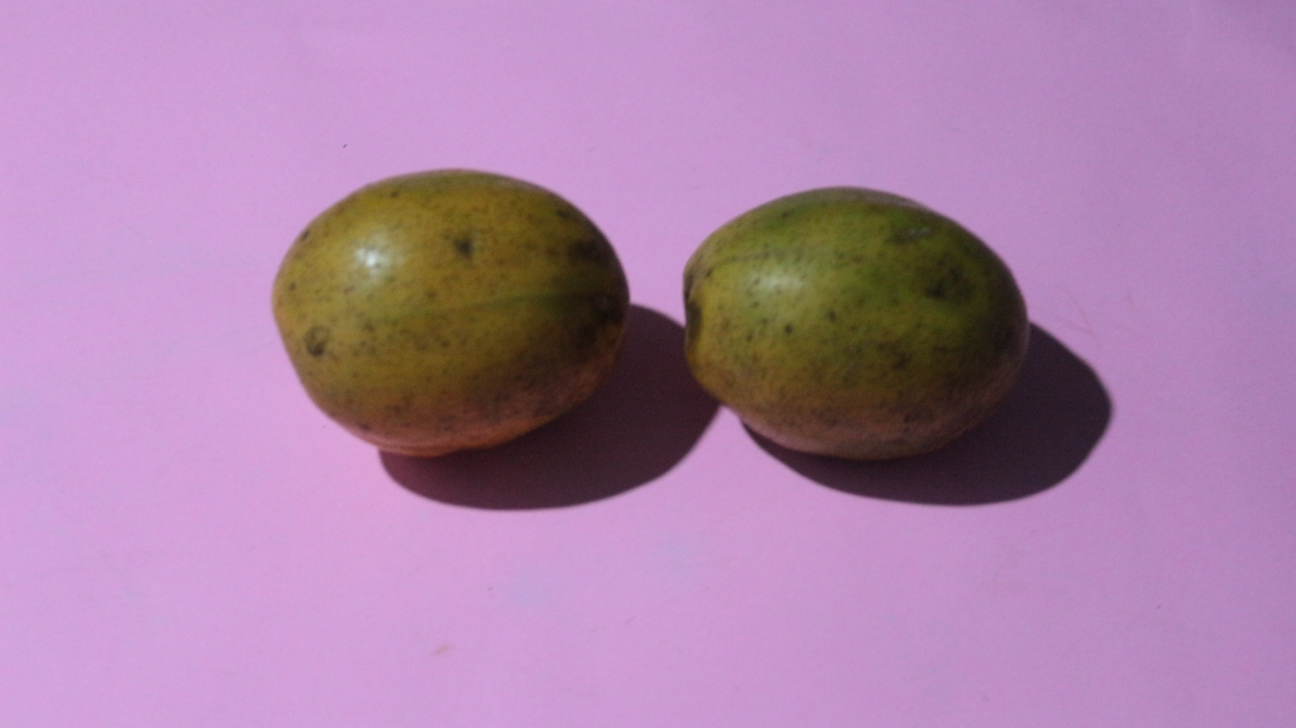
#> input picture datasets/ambarella044.JPG, 2592 x 1456 px (shown at 1/2 size); its folder holds 4 pictures in this run
$ jupyter execute --allow-errors main.ipynb
#> lines starting #> are read from the running program, lines starting #| are printed output that depends on the picture; after the words box and inside, x2 and y2 are one past the last pixel; in counts of white or black regions, pixels touching at a corner belong together
#> (reads datasets/labels.json from the repository)
#> further down, img is the input picture: shape (1456, 2592, 3); mean B, G, R 168, 130.4, 171.9
[cell 1]
import cv2
import numpy as np
import json
import pandas as pd
from matplotlib import pyplot as plt

# Define Image Data Structure

[cell 2]
class ImageData:
    def __init__(self, filename, img, actual_polygons):
#> called with filename = 'ambarella044.JPG'
        self.filename = filename
        self.img = img
        self.watershed_iou = 0
        self.improved_watershed_iou = 0
        self.kmeans_iou = 0
        self.actual_mask = np.zeros(self.img.shape[:2], np.uint8)
        self.watershed_mask = np.zeros(self.img.shape[:2], np.uint8)
        self.improved_watershed_mask = np.zeros(self.img.shape[:2], np.uint8)
        for index, polygon in enumerate(actual_polygons):
            cv2.fillPoly(self.actual_mask, [polygon], index + 1)

    def add_watershed_mask(self, watershed_mask):
        self.watershed_mask = cv2.bitwise_or(
            self.watershed_mask, watershed_mask)

    def add_improved_watershed_mask(self, improved_watershed_mask):
        self.improved_watershed_mask = cv2.bitwise_or(
            self.improved_watershed_mask, improved_watershed_mask)

    def show(self):
        plt.imshow(self.img)
        plt.show()

    def show_image(self, image):
        plt.imshow(image)
        plt.show()

    def show_comparison(self):
        _, ax = plt.subplots(1, 4, figsize=(12, 4))
        ax[0].imshow(self.img)
        ax[0].set_title("Original Image", fontsize=10)
        ax[1].imshow(self.actual_mask)
        ax[1].set_title("Actual Segment", fontsize=10)
        ax[2].imshow(self.watershed_mask)
        ax[2].set_title("Watershed Segment", fontsize=10)
        ax[3].imshow(self.improved_watershed_mask)
        ax[3].set_title("Improved Watershed Segment", fontsize=10)
        plt.show()

    def calculate_iou(self):
        intersection = cv2.bitwise_and(
            self.actual_mask, self.watershed_mask)
        union = cv2.bitwise_or(self.actual_mask, self.watershed_mask)
        iou = cv2.countNonZero(intersection) / cv2.countNonZero(union)
        self.watershed_iou = iou

        intersection = cv2.bitwise_and(
            self.actual_mask, self.improved_watershed_mask)
        union = cv2.bitwise_or(self.actual_mask, self.improved_watershed_mask)
        iou = cv2.countNonZero(intersection) / cv2.countNonZero(union)
        self.improved_watershed_iou = iou

# Load the Datasets

[cell 3]
# Initialize empty list of image data
image_datas = []

# Load labels from JSON
labels = json.load(open('datasets/labels.json'))

# Load image data
#> (the rest of this cell did not finish here and is left out)

# Watershed Segmentation

[cell 4]
for image_data in image_datas:
    image = image_data.img.copy()
    gray = cv2.cvtColor(image, cv2.COLOR_BGR2GRAY)

    # Menggunakan threshold untuk menentukan batas objek
    _, thresh = cv2.threshold(gray, 120, 255, cv2.THRESH_BINARY)

    # Menerapkan transformasi morfologi untuk membersihkan gambar
    kernel = np.ones((3, 3), np.uint8)
    opening = cv2.morphologyEx(thresh, cv2.MORPH_OPEN, kernel, iterations=2)

    # Mengaplikasikan operasi sure background area
    sure_bg = cv2.dilate(opening, kernel, iterations=3)

    # Menemukan sure foreground area menggunakan transformasi distansi
    dist_transform = cv2.distanceTransform(opening, cv2.DIST_L2, 5)
    ret, sure_fg = cv2.threshold(
        dist_transform, 0.7 * dist_transform.max(), 255, 0)

    # Mencari unknown region
    sure_fg = np.uint8(sure_fg)
    unknown = cv2.subtract(sure_bg, sure_fg)

    # Membuat label untuk komponen yang terhubung
    ret, markers = cv2.connectedComponents(sure_fg)

    # Menambahkan 1 ke setiap label sehingga menjadi 1, bukan 0
    markers = markers + 1

    # Menandai area tidak pasti dengan 0
    markers[unknown == 255] = 0

    # Menerapkan algoritma watershed
    cv2.watershed(image, markers)
    markers = markers - 1
    markers[markers < 0] = 0
    markers[markers != 0] = 254
    markers[markers == 0] = 1
    markers[markers == 254] = 0

    image_data.add_watershed_mask(np.array(markers, np.uint8))
#> this loop made 1 pass
#> kernel on pass 1: [[1, 1, 1], [1, 1, 1], [1, 1, 1]]
#> pass 1, `_, thresh = cv2.threshold(gray, 120, 255, cv2.THRESH_BINARY)`:
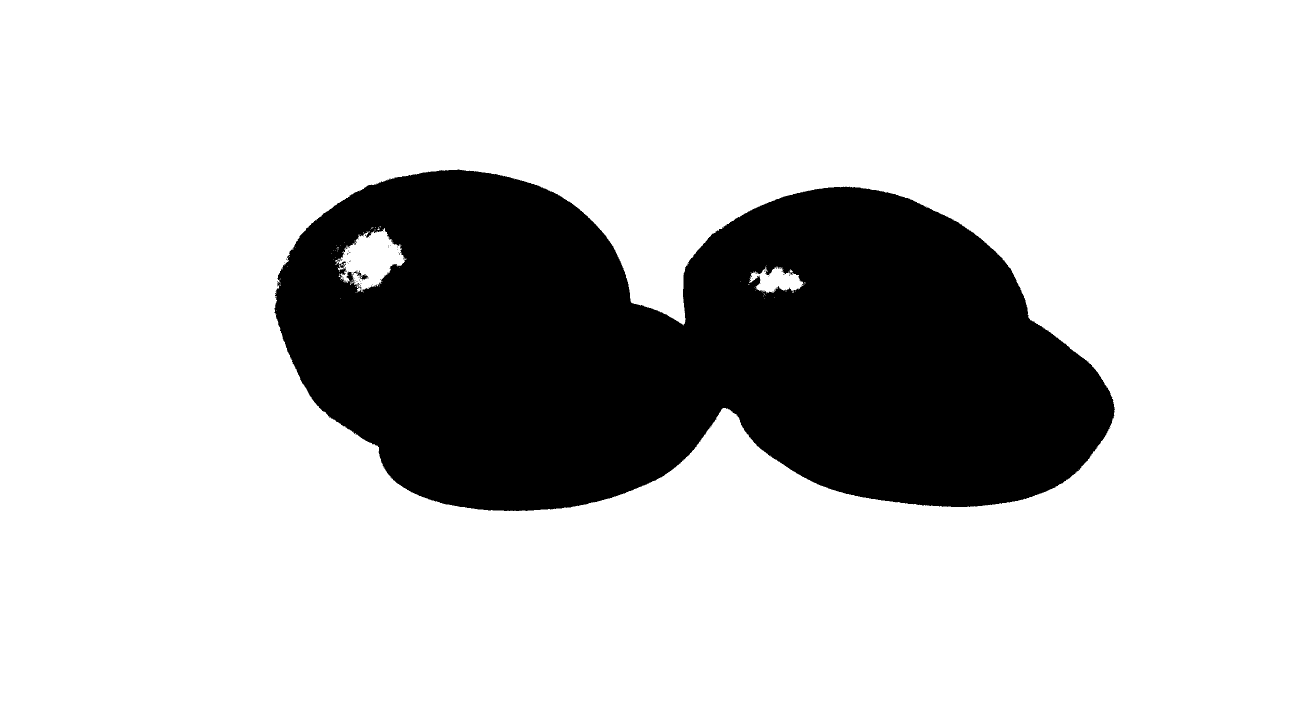
#> thresh: shape (1456, 2592) (shown at 1/2 size); 78.4% white; 60 black regions (59 under 20 px), largest, box (x1, y1, x2, y2) and area: (549, 339, 2230, 1022) 815419
#> after the loop:
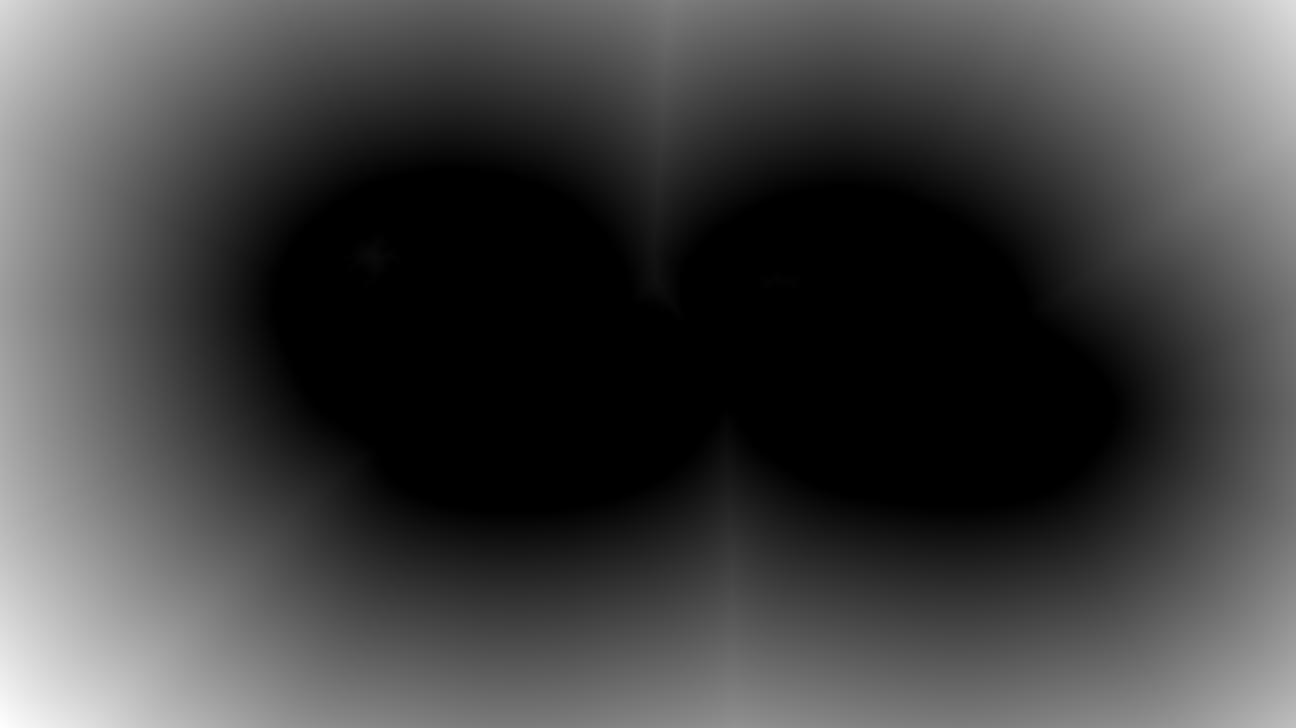
#> dist_transform: shape (1456, 2592) float32 (shown at 1/2 size); min 0, max 894.8, mean 231.9; drawn with min black and max white
#> after the loop: markers: shape (1456, 2592) int32; values 0 (black) and 1 (white), 22.3% white; 1 white region, box (x1, y1, x2, y2) and area: (0, 0, 2592, 1456) 841240
#> after the loop: sure_fg: shape (1456, 2592); 3.4% white; 4 white regions, box (x1, y1, x2, y2) and area: (0, 974, 402, 1456) 82024, (2371, 0, 2592, 252) 25207, (0, 0, 175, 239) 19548, (2518, 1399, 2592, 1456) 2129

# Improved Watershed Segmentation

[cell 5]
for image_data in image_datas:
    image = image_data.img.copy()

    # Convert the image to LAB color space
    lab_image = cv2.cvtColor(image, cv2.COLOR_BGR2LAB)

    # # Extract the L channel (luminance)
    l_channel = lab_image[:, :, 0]

    # Menggunakan threshold untuk menentukan batas objek
    ret, thresh = cv2.threshold(
        l_channel, 0, 255, cv2.THRESH_BINARY_INV + cv2.THRESH_OTSU)

    # Menerapkan transformasi morfologi untuk membersihkan gambar
    kernel = np.ones((3, 3), np.uint8)
    opening = cv2.morphologyEx(thresh, cv2.MORPH_OPEN, kernel, iterations=2)
    close = cv2.morphologyEx(opening, cv2.MORPH_CLOSE, kernel, iterations=2)

    # Mengaplikasikan operasi sure background area
    sure_bg = cv2.dilate(close, kernel, iterations=3)

    # Menemukan sure foreground area menggunakan transformasi distansi
    dist_transform = cv2.distanceTransform(close, cv2.DIST_L2, 5)
    ret, sure_fg = cv2.threshold(
        dist_transform, 0.7 * dist_transform.max(), 255, 0)

    # Mencari unknown region
    sure_fg = np.uint8(sure_fg)
    unknown = cv2.subtract(sure_bg, sure_fg)

    # Membuat label untuk komponen yang terhubung
    ret, markers = cv2.connectedComponents(sure_fg)

    # Menambahkan 1 ke setiap label sehingga menjadi 1, bukan 0
    markers = markers + 1

    # Menandai area tidak pasti dengan 0
    markers[unknown == 255] = 0

    # Menerapkan algoritma watershed
    cv2.watershed(image, markers)
    markers = markers - 1
    markers[markers < 0] = 0

    image_data.add_improved_watershed_mask(np.array(markers, np.uint8))
#> this loop made 1 pass
#> kernel on pass 1: [[1, 1, 1], [1, 1, 1], [1, 1, 1]]
#> close: shape (1456, 2592); 20% white; 16 white regions, largest, box (x1, y1, x2, y2) and area: (569, 341, 2228, 1021) 753306, (572, 562, 605, 619) 1156, (1582, 587, 1608, 617) 293
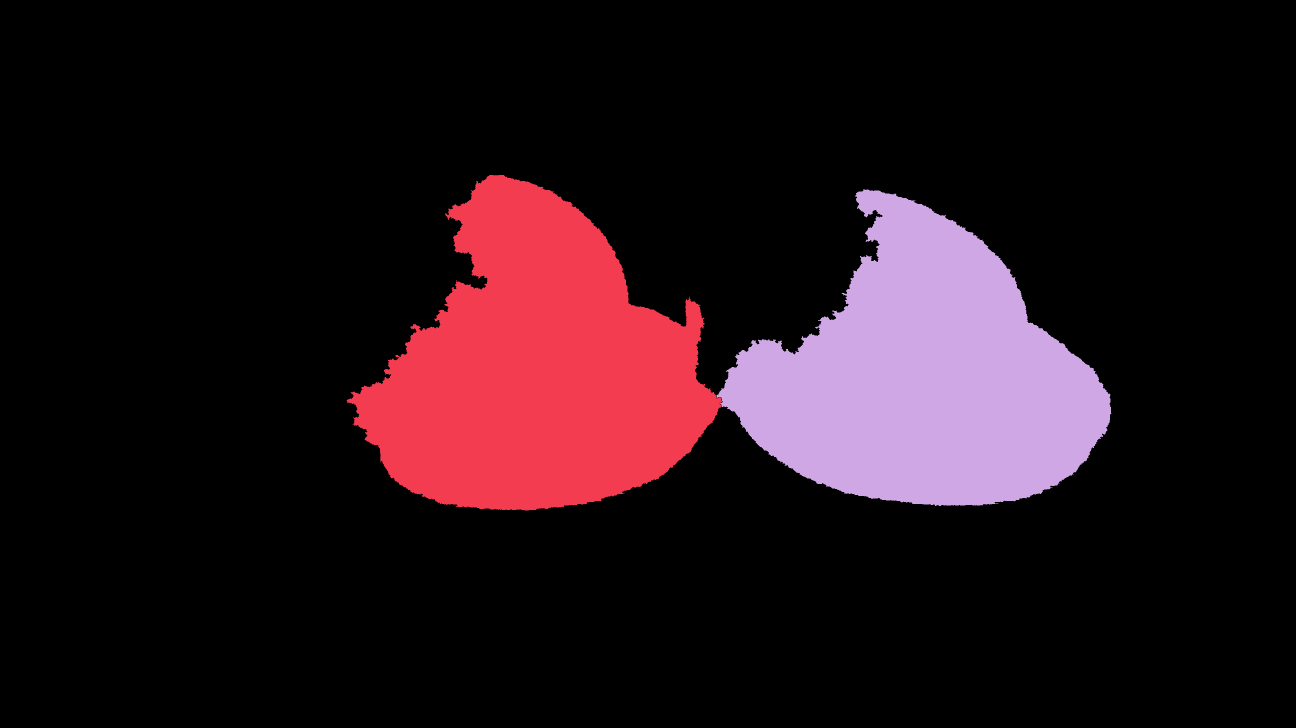
#> markers: shape (1456, 2592) int32 (shown at 1/2 size); 3 distinct labels, from 0 to 2; one colour per label, 0 black
#> sure_bg: shape (1456, 2592); 20.8% white; 13 white regions, largest, box (x1, y1, x2, y2) and area: (566, 338, 2231, 1024) 778601, (569, 559, 608, 622) 1742, (1579, 584, 1611, 620) 665
#> sure_fg: shape (1456, 2592); 1.6% white; 2 white regions, box (x1, y1, x2, y2) and area: (900, 560, 1217, 832) 38132, (1703, 623, 1982, 824) 23891

# Visualize the Results

[cell 6]
for image_data in image_datas:
    image_data.show_comparison()
#> this loop made 1 pass

[cell 7]
iou_results = []
for image_data in image_datas:
    image_data.calculate_iou()
    iou_results.append([image_data.filename,
                        image_data.watershed_iou,
                        image_data.improved_watershed_iou])
#> this loop made 1 pass
#> pass 1, in calculate_iou, `union = cv2.bitwise_or(self.actual_mask, self.improved_watershed_mask)`:
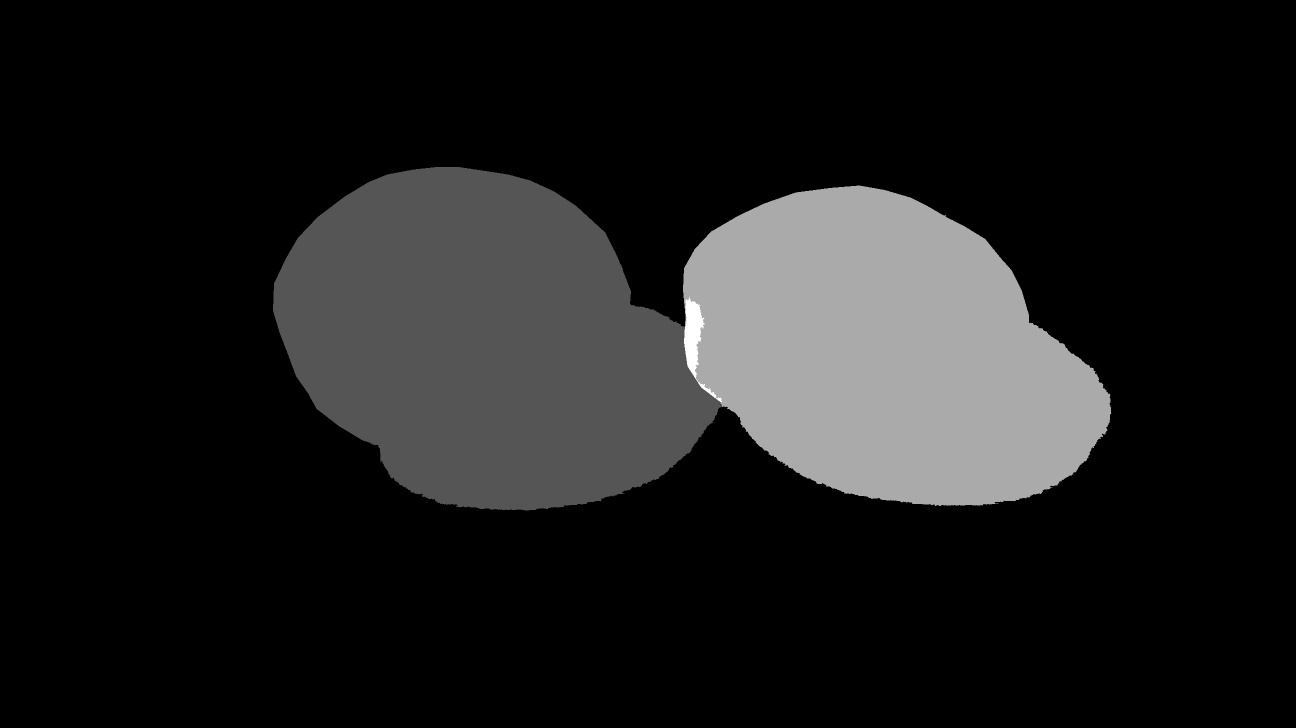
#> union: shape (1456, 2592) (shown at 1/2 size); min 0, max 3, mean 0.325; drawn with min black and max white
#> after the loop, iou_results = [['ambarella044.JPG', 0.375, 0.466]]

df = pd.DataFrame(iou_results, columns=[
                  'Filename', 'Watershed IoU', 'Improved Watershed IoU'])
#> df = table of 1 rows and 3 columns

df
#> Out = table of 1 rows and 3 columns
